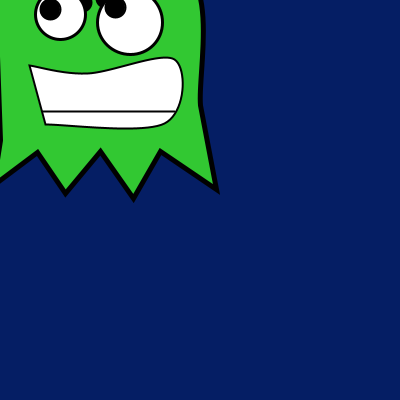
Frame 1 (no input)
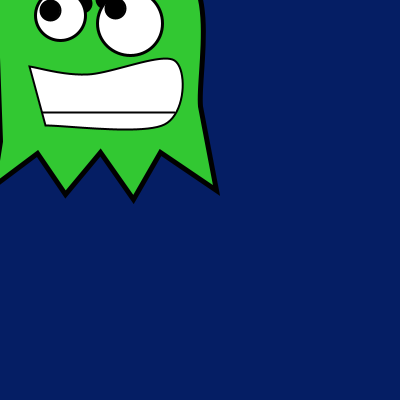
Frame 60 (the mouse pressed at the canvas centre just before this capture)
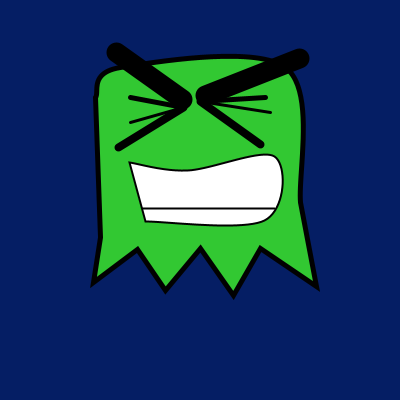
Frame 120 (the mouse held since frame 60 and released just before this capture)

The Processing sketch that drew these frames (run headless with seeded random() and noise(); from frame 60 on, the mouse is pressed at the canvas centre):

// Processing sketch: processing_21561
// ── processing_21561.pde

// Dessin et concept réalisé par Félix Descôteaux

float monsterX;
float monsterY;
float pupilleXGauche;
float pupilleYGauche;
float pupilleXDroite;
float pupilleYDroite;
float bouleX;
float bouleY;
float bouleV;

boolean numberTwo = false;


void setup() {
  size(400,400);
  smooth();
}


void draw() {

  background(5,30,100);
  

  monsterX = map (mouseX, 0, width, 100, 300) ;
  monsterY = map (mouseY, 0, height, 100, 300) + sin(frameCount*0.05) * 10 ;

  boule();

  monstre();
}



void mousePressed() {
  if ( numberTwo == false ) {
    numberTwo = true; 
    bouleX = monsterX;
    bouleY = monsterY + 40;
    bouleV = 0;
  }
}

void boule() {
  
  if(numberTwo) {

    bouleV = bouleV + 0.2;
    bouleY = bouleY + bouleV;

    noStroke();
    fill(255, 255, 0);
    ellipse(bouleX, bouleY, 40, 40);
  
    if ( bouleY > height+20) numberTwo = false;
  }
}




void monstre() {

  // Dessin et concept réalisé par Félix Descôteaux

  stroke(1);
  fill(50,200,50);
  strokeWeight(5);

  beginShape(); //Traçage de la forme du monstre
  curveVertex(monsterX - 105,monsterY - 100);
  curveVertex(monsterX - 105,monsterY - 100);
  curveVertex(monsterX - 80,monsterY - 130); 
  curveVertex(monsterX + 85,monsterY - 130);
  curveVertex(monsterX + 100,monsterY + 5);
  curveVertex(monsterX + 100,monsterY + 50);
  vertex(monsterX + 116,monsterY + 89);
  vertex(monsterX + 60, monsterY + 51);
  vertex(monsterX + 33,monsterY + 98);
  vertex(monsterX,monsterY + 51);
  vertex(monsterX - 35,monsterY + 93);
  vertex(monsterX - 63,monsterY + 52);
  vertex(monsterX - 107,monsterY + 85);
  vertex(monsterX - 100,monsterY + 40);
  vertex(monsterX - 105,monsterY - 100);
  endShape(CLOSE);



  //Traçage de la bouche
  fill(255);
  strokeWeight(2);
  beginShape();
  curveVertex(monsterX - 71,monsterY - 35);
  curveVertex(monsterX - 71,monsterY - 35);
  curveVertex(monsterX - 13,monsterY - 27);
  curveVertex(monsterX + 74,monsterY - 41);
  curveVertex(monsterX + 64,monsterY + 23);
  curveVertex(monsterX - 55,monsterY + 24);
  curveVertex(monsterX - 55,monsterY + 24);
  endShape(CLOSE);

  line(monsterX - 58, monsterY + 11,monsterX + 74,monsterY + 11);

  //Traçage des sourcis
  strokeWeight(20);
  stroke(0);
  line(monsterX + 5,monsterY - 102,monsterX + 99,monsterY - 139);
  line(monsterX - 18,monsterY - 98,monsterX - 84,monsterY - 145);

  if (mousePressed) {


    //yeux fermés
    stroke(0);
    strokeWeight(5);
    line(monsterX - 17, monsterY - 90, monsterX - 70, monsterY - 100);
    strokeWeight(8);
    line(monsterX - 17, monsterY - 90, monsterX - 82, monsterY - 50);
    strokeWeight(3);
    line(monsterX - 17, monsterY - 90, monsterX - 70, monsterY - 75);

    strokeWeight(5);
    line(monsterX, monsterY - 96, monsterX + 65, monsterY - 100);
    strokeWeight(8);
    line(monsterX, monsterY - 96, monsterX + 60, monsterY - 53);
    strokeWeight(3);
    line(monsterX, monsterY - 96, monsterX + 70, monsterY - 85);
  }

  else
  {
    //yeux ouverts

    stroke(0);
   
    strokeWeight(3);
    fill(255);
    ellipse(monsterX - 40,monsterY - 86,50,50); //oeil gauche
    ellipse(monsterX + 30,monsterY - 78,65,65); //oeil droit

    //Restriction des pupilleles
    pupilleXGauche = map(mouseX, 0, width, monsterX - 40 - 20, monsterX - 40 + 5);
    pupilleYGauche = map(mouseY, 0, height, monsterY - 86 - 15, monsterY - 86 + 5);

    pupilleXDroite = map(mouseX, 0, width, monsterX + 30 - 25, monsterX + 30 + 14);
    pupilleYDroite = map(mouseY, 0, height, monsterY - 78 - 25, monsterY - 78 + 12);

    //Traçage des pupilleles

    strokeWeight(2);
   
    fill(0);
    ellipse(pupilleXDroite+10, pupilleYDroite+10,20,20);


    fill(0);
    ellipse(pupilleXGauche+10, pupilleYGauche+10,20,20);
  }
}
                                
